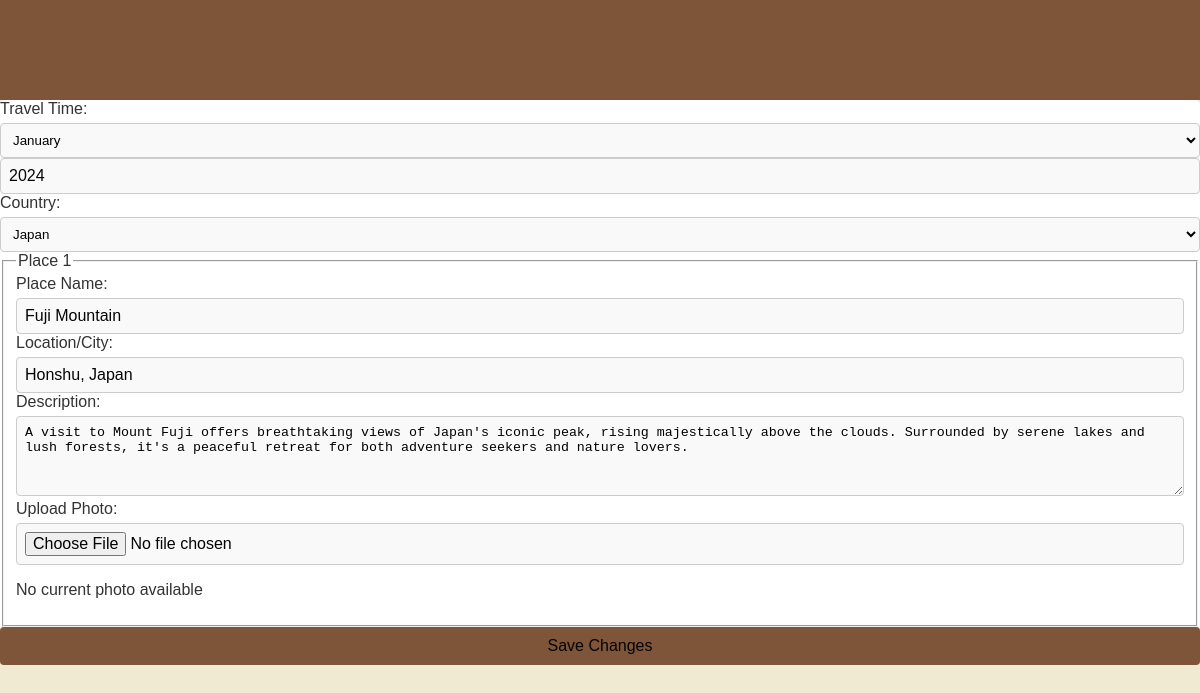
Page /edit_travel.php?travelID=111 on the committed database.
### tables this page shows
CREATE TABLE `Travel` (
  `id` int NOT NULL,
  `userID` int NOT NULL,
  `month` varchar(30) NOT NULL,
  `year` int NOT NULL,
  `countryID` int NOT NULL
);

CREATE TABLE `Place` (
  `id` int NOT NULL,
  `travelID` int NOT NULL,
  `name` varchar(50) NOT NULL,
  `location` text NOT NULL,
  `description` text NOT NULL,
  `photoFileName` varchar(50) DEFAULT NULL
);

### edit_travel.php (the view, shortened to what this page needs)
<?php
require 'database.php';
$travelID = $_GET['travelID'];
$query = $connection->prepare("SELECT T.*, C.country FROM Travel T JOIN Country C ON T.countryID = C.id WHERE T.id = ?");
$query->bind_param("i", $travelID);
$query->execute();
$travel = $query->get_result()->fetch_assoc();
$countriesResult = $connection->query("SELECT * FROM Country");
$placesQuery = $connection->prepare("SELECT * FROM Place WHERE travelID = ?");
$placesQuery->bind_param("i", $travelID);
$placesQuery->execute();
$places = $placesQuery->get_result();
?>
<!DOCTYPE html>
<html lang="en">
<head>
    <link rel="stylesheet" href="edit_travel_details.css">
</head>
<body>
    <header>
        <h1>Edit Travel Details</h1>
    </header>
    <main>
        <form action="update_travel.php" method="post" enctype="multipart/form-data">
            <div class="travel-info">
                <label for="month">Travel Time:</label>
                <select name="month" id="month">
                    <?php
                    $months = ["January", "February", "March", "April", "May", "June", "July", "August", "September", "October", "November", "December"];
                    foreach ($months as $month) {
                        $selected = ($month == $travel['month']) ? "selected" : "";
                        echo "<option value='$month' $selected>$month</option>";
                    }
                    ?>
                </select>
                <input type="number" name="year" id="year" value="<?php echo htmlspecialchars($travel['year']); ?>" required>
                <label for="country">Country:</label>
                <select name="country" id="country">
                    <?php while ($country = $countriesResult->fetch_assoc()) {
                        $selected = ($country['id'] == $travel['countryID']) ? "selected" : "";
                        echo "<option value='{$country['id']}' $selected>{$country['country']}</option>";
                    } ?>
                </select>
            </div>
            <?php $placeIndex = 1; ?>
            <?php while ($place = $places->fetch_assoc()): ?>
                <fieldset>
                    <legend>Place <?php echo $placeIndex; ?></legend>
                    <label for="place_name_<?php echo $place['id']; ?>">Place Name:</label>
                    <input type="text" name="places[<?php echo $place['id']; ?>][name]" id="place_name_<?php echo $place['id']; ?>" value="<?php echo htmlspecialchars($place['name']); ?>">
                    <label for="location_<?php echo $place['id']; ?>">Location/City:</label>
                    <input type="text" name="places[<?php echo $place['id']; ?>][location]" id="location_<?php echo $place['id']; ?>" value="<?php echo htmlspecialchars($place['location']); ?>">
                    <label for="description_<?php echo $place['id']; ?>">Description:</label>
                    <textarea name="places[<?php echo $place['id']; ?>][description]" id="description_<?php echo $place['id']; ?>"><?php echo htmlspecialchars($place['description']); ?></textarea>
                    <label for="photo_<?php echo $place['id']; ?>">Upload Photo:</label>
                    <input type="file" name="places[<?php echo $place['id']; ?>][photo]" id="photo_<?php echo $place['id']; ?>">
                    <?php
                    $photoFilePath = "images/" . $place['photoFileName'];
                    if (!empty($place['photoFileName']) && file_exists($photoFilePath)) {
                        echo "<p>Current Photo:</p><img src='" . htmlspecialchars($photoFilePath) . "' alt='Place Photo' width='100'>";
                    } else {
                        echo "<p>No current photo available</p>";
                    }
                    ?>
                </fieldset>
                <?php $placeIndex++; ?>
            <?php endwhile; ?>
            <input type="submit" value="Save Changes">
        </form>
    </main>
</body>
</html>

### edit_travel_details.css (style rules this page uses)
body { font-family: Arial, sans-serif; background-color: #F0EAD2; color: #333333; margin: 0; padding: 0; box-sizing: border-box; }
*, *:before, *:after { box-sizing: inherit; }
header { background-color: #7F5539; padding: 10px 20px; width: 100%; box-sizing: border-box; }
h1 { text-align: center; color: #7F5539; }
form { margin: 0 auto; background-color: #ffffff; border-radius: 5px; }
label { display: block; margin-bottom: 5px; color: #333333; }
input[type="text"], textarea, select, input[type="number"], input[type="file"] { width: 100%; max-width: 100%; padding: 8px; border: 1px solid #ccc; border-radius: 4px; background-color: #f9f9f9; box-sizing: border-box; }
textarea { height: 80px; }
input { width: 100%; padding: 10px; background-color: #7F5539; color: #040404; border: none; border-radius: 4px; cursor: pointer; font-size: 16px; }

### rows in the picture
travel: year "2024"
place: name "Fuji Mountain", location "Honshu, Japan", id+description "A visit to Mount Fuji offers breathtaking views of Japan's iconic peak, rising majestically above the clouds. Surrounded by serene lakes and lush forests, it's a peaceful retreat for both adventure seekers and nature lovers.", shows "No current photo available"

### other values in the picture
form field month "January"
form field country "Japan"
